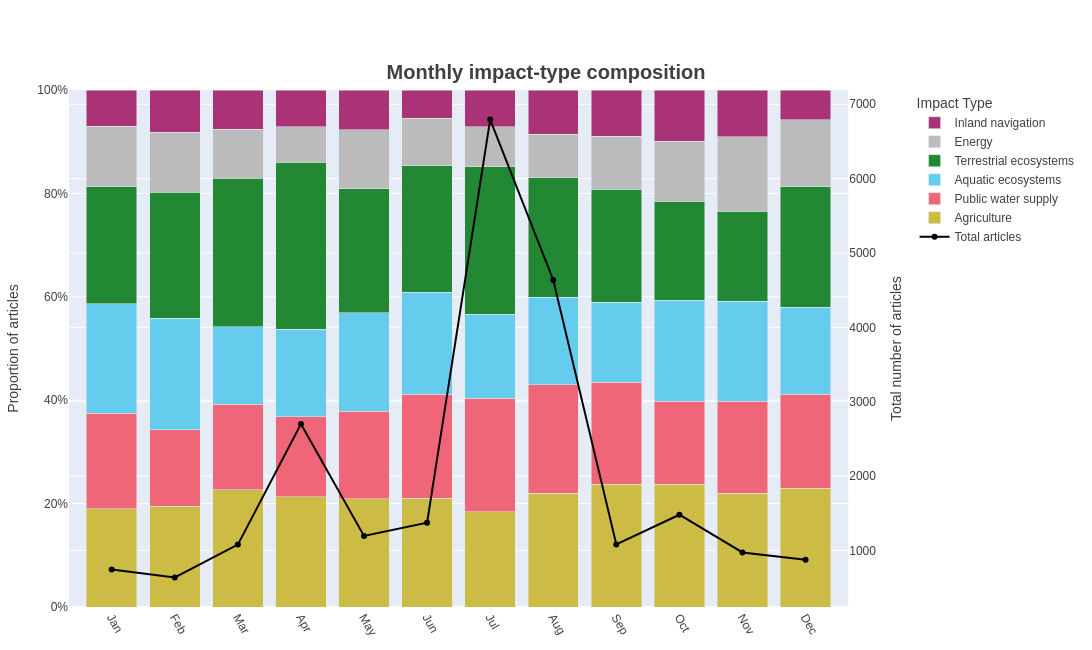

The cell this chart's notebook holds for it:
### Markdown cell above
---
## Figure 7 — Monthly impact-type composition across Switzerland

The same idea as Figure 6, but collapsing all years together by calendar month (all
Januaries combined, all Februaries combined, and so on) to show seasonality in *which
kind* of impact gets reported, not just how much reporting there is.

### Code cell
# ============================================================================
# FIGURE 7 — PARAMETERS
# ============================================================================

FIG7_LANGUAGES = LANGUAGES
FIG7_START_YEAR = 1994
FIG7_END_YEAR = 2025
FIG7_IMPACT_GROUPS = IMPACT_GROUP_ORDER
FIG7_REQUIRE_LOCATION = True

# ============================================================================
# FIGURE 7 — PLOT
# ============================================================================
import plotly.graph_objects as go
from plotly.subplots import make_subplots

MONTH_LABELS = {1: "Jan", 2: "Feb", 3: "Mar", 4: "Apr", 5: "May", 6: "Jun",
                 7: "Jul", 8: "Aug", 9: "Sep", 10: "Oct", 11: "Nov", 12: "Dec"}

def build_monthly_composition(languages, start_year, end_year, impact_groups, require_location):
    df = article_impacts[
        article_impacts["language"].isin(languages) &
        article_impacts["impact_group"].isin(impact_groups) &
        article_impacts["year"].between(start_year, end_year)
    ].copy()

    if require_location and not best_location.empty:
        located = best_location[["language", "file"]].drop_duplicates()
        df = df.merge(located, on=["language", "file"], how="inner")

    counts = df.groupby(["language", "file", "month", "impact_group"]).size().reset_index(name="n")
    counts["max_n"] = counts.groupby(["language", "file"])["n"].transform("max")
    dominant = counts[counts["n"] == counts["max_n"]]

    monthly = dominant.groupby(["month", "impact_group"]).size().reset_index(name="article_count")
    grid = pd.MultiIndex.from_product([range(1, 13), impact_groups], names=["month", "impact_group"]).to_frame(index=False)
    monthly = grid.merge(monthly, on=["month", "impact_group"], how="left")
    monthly["article_count"] = monthly["article_count"].fillna(0).astype(int)
    monthly["month_total"] = monthly.groupby("month")["article_count"].transform("sum")
    monthly = monthly[monthly["month_total"] > 0].copy()
    monthly["proportion"] = monthly["article_count"] / monthly["month_total"]
    monthly["month_name"] = monthly["month"].map(MONTH_LABELS)
    return monthly

monthly_counts = build_monthly_composition(
    FIG7_LANGUAGES, FIG7_START_YEAR, FIG7_END_YEAR, FIG7_IMPACT_GROUPS, FIG7_REQUIRE_LOCATION
)

if monthly_counts.empty:
    print("Skipping: no data for the chosen parameters.")
else:
    fig = make_subplots(specs=[[{"secondary_y": True}]])
    for impact in FIG7_IMPACT_GROUPS:
        subset = monthly_counts[monthly_counts["impact_group"] == impact]
        fig.add_trace(go.Bar(
            x=subset["month_name"], y=subset["proportion"], name=impact,
            marker_color=IMPACT_GROUP_COLORS.get(impact, "#999999"),
            hovertemplate="Month=%{x}<br>Impact=%{fullData.name}<br>Proportion=%{y:.2%}<extra></extra>",
        ), secondary_y=False)

    totals = monthly_counts.groupby("month")[["month_total", "month_name"]].first().reset_index()
    fig.add_trace(go.Scatter(
        x=totals["month_name"], y=totals["month_total"], name="Total articles",
        mode="lines+markers", legendrank=1, line=dict(color="black", width=2),
        marker=dict(size=6), hovertemplate="Month=%{x}<br>Total=%{y}<extra></extra>",
    ), secondary_y=True)

    fig.update_layout(
        barmode="stack", height=650, width=1200,
        title=dict(text="<b>Monthly impact-type composition</b>", x=0.5, xanchor="center",
                   y=0.9, yanchor="top", font=dict(size=20, color=TEXT_COLOR)),
        legend_title_text="Impact Type", margin=dict(t=90, r=50, l=60, b=40), font=PLOTLY_FONT,
    )
    fig.update_yaxes(title_text="Proportion of articles", tickformat=".0%", range=[0, 1], secondary_y=False)
    fig.update_yaxes(title_text="Total number of articles", secondary_y=True)
    fig.update_xaxes(categoryorder="array", categoryarray=list(MONTH_LABELS.values()), tickangle=60)

    fig.show()
    try:
        fig.write_image(os.path.join(FIGURES_DIR, "07_monthly_impact_composition.png"), scale=3)
    except Exception as e:
        print(f"note: could not save a PNG copy ({e}). The figure above is still interactive; "
              f"'pip install -U kaleido' enables saving Plotly figures to file.")

### Figure 1 — Plotly figure (JSON) as saved in the notebook; plotly's stock layout.template omitted (floating-point values rounded to 4 significant figures)
{"data": [{"hovertemplate": "Month=%{x}<br>Impact=%{fullData.name}<br>Proportion=%{y:.2%}<extra></extra>", "marker": {"color": "#CCBB44"}, "name": "Agriculture", "type": "bar", "x": ["Jan", "Feb", "Mar", "Apr", "May", "Jun", "Jul", "Aug", "Sep", "Oct", "Nov", "Dec"], "xaxis": "x", "y": [0.1903, 0.195, 0.2266, 0.213, 0.2096, 0.2106, 0.1841, 0.2202, 0.237, 0.2373, 0.2202, 0.2294], "yaxis": "y"}, {"hovertemplate": "Month=%{x}<br>Impact=%{fullData.name}<br>Proportion=%{y:.2%}<extra></extra>", "marker": {"color": "#EE6677"}, "name": "Public water supply", "type": "bar", "x": ["Jan", "Feb", "Mar", "Apr", "May", "Jun", "Jul", "Aug", "Sep", "Oct", "Nov", "Dec"], "xaxis": "x", "y": [0.1849, 0.1478, 0.1653, 0.1548, 0.1693, 0.2004, 0.2198, 0.2096, 0.1972, 0.1609, 0.178, 0.1823], "yaxis": "y"}, {"hovertemplate": "Month=%{x}<br>Impact=%{fullData.name}<br>Proportion=%{y:.2%}<extra></extra>", "marker": {"color": "#66CCEE"}, "name": "Aquatic ecosystems", "type": "bar", "x": ["Jan", "Feb", "Mar", "Apr", "May", "Jun", "Jul", "Aug", "Sep", "Oct", "Nov", "Dec"], "xaxis": "x", "y": [0.2119, 0.2154, 0.1504, 0.1696, 0.1903, 0.1975, 0.1628, 0.1691, 0.1556, 0.1954, 0.1934, 0.1686], "yaxis": "y"}, {"hovertemplate": "Month=%{x}<br>Impact=%{fullData.name}<br>Proportion=%{y:.2%}<extra></extra>", "marker": {"color": "#228833"}, "name": "Terrestrial ecosystems", "type": "bar", "x": ["Jan", "Feb", "Mar", "Apr", "May", "Jun", "Jul", "Aug", "Sep", "Oct", "Nov", "Dec"], "xaxis": "x", "y": [0.2254, 0.2437, 0.2869, 0.3233, 0.2397, 0.2449, 0.2848, 0.2314, 0.2185, 0.1913, 0.1739, 0.2328], "yaxis": "y"}, {"hovertemplate": "Month=%{x}<br>Impact=%{fullData.name}<br>Proportion=%{y:.2%}<extra></extra>", "marker": {"color": "#BBBBBB"}, "name": "Energy", "type": "bar", "x": ["Jan", "Feb", "Mar", "Apr", "May", "Jun", "Jul", "Aug", "Sep", "Oct", "Nov", "Dec"], "xaxis": "x", "y": [0.1174, 0.1164, 0.09471, 0.06852, 0.114, 0.09184, 0.07757, 0.08411, 0.1019, 0.1156, 0.144, 0.1296], "yaxis": "y"}, {"hovertemplate": "Month=%{x}<br>Impact=%{fullData.name}<br>Proportion=%{y:.2%}<extra></extra>", "marker": {"color": "#AA3377"}, "name": "Inland navigation", "type": "bar", "x": ["Jan", "Feb", "Mar", "Apr", "May", "Jun", "Jul", "Aug", "Sep", "Oct", "Nov", "Dec"], "xaxis": "x", "y": [0.07018, 0.08176, 0.07614, 0.07074, 0.07712, 0.05466, 0.07094, 0.08562, 0.08981, 0.09939, 0.09053, 0.05734], "yaxis": "y"}, {"hovertemplate": "Month=%{x}<br>Total=%{y}<extra></extra>", "legendrank": 1, "line": {"color": "black", "width": 2}, "marker": {"size": 6}, "mode": "lines+markers", "name": "Total articles", "type": "scatter", "x": ["Jan", "Feb", "Mar", "Apr", "May", "Jun", "Jul", "Aug", "Sep", "Oct", "Nov", "Dec"], "xaxis": "x", "y": [741, 636, 1077, 2700, 1193, 1372, 6794, 4637, 1080, 1479, 972, 872], "yaxis": "y2"}], "layout": {"barmode": "stack", "font": {"color": "#404040", "family": "Arial, Helvetica, sans-serif", "size": 12}, "height": 650, "legend": {"title": {"text": "Impact Type"}}, "margin": {"b": 40, "l": 60, "r": 50, "t": 90}, "title": {"font": {"color": "#404040", "size": 20}, "text": "<b>Monthly impact-type composition</b>", "x": 0.5, "xanchor": "center", "y": 0.9, "yanchor": "top"}, "width": 1200, "xaxis": {"anchor": "y", "categoryarray": ["Jan", "Feb", "Mar", "Apr", "May", "Jun", "Jul", "Aug", "Sep", "Oct", "Nov", "Dec"], "categoryorder": "array", "domain": [0, 0.94], "tickangle": 60}, "yaxis": {"anchor": "x", "domain": [0, 1], "range": [0, 1], "tickformat": ".0%", "title": {"text": "Proportion of articles"}}, "yaxis2": {"anchor": "x", "overlaying": "y", "side": "right", "title": {"text": "Total number of articles"}}}}
